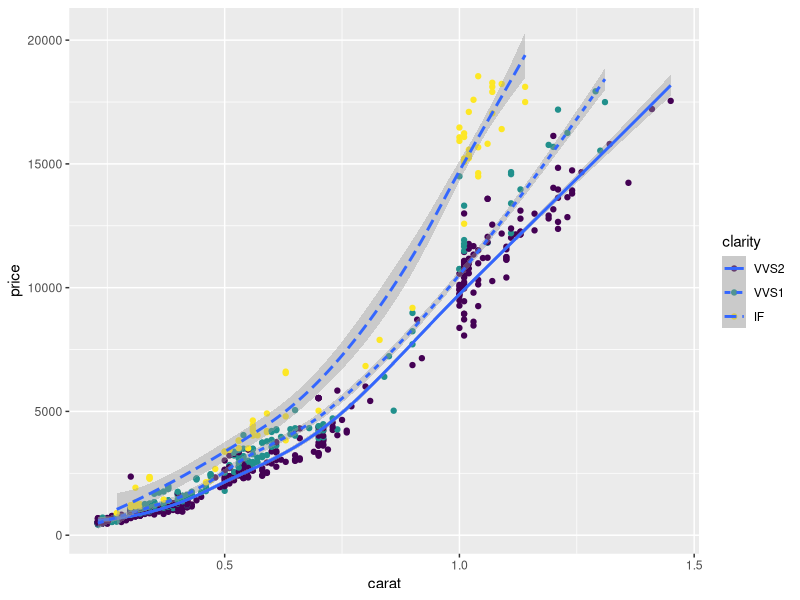

Write R code to recreate this figure.
# demo_sample_regression_plot.R

##

# Load library
library(tidyverse)
View(diamonds)
?diamonds

# Plot and fit price as functions of carat and clarity
diamonds_price_analysis <- select(diamonds, price, carat, color, clarity)
diamonds_price_analysis <- subset(diamonds_price_analysis,
                                  diamonds_price_analysis[,"color"]=="D" &
                                    (diamonds_price_analysis[,"clarity"]=="IF" |
                                       diamonds_price_analysis[,"clarity"]=="VVS1" |
                                       diamonds_price_analysis[,"clarity"]=="VVS2"))
diamonds_price_analysis_group_by_carat <- group_by(diamonds_price_analysis, carat)
ggplot(data = diamonds_price_analysis_group_by_carat, mapping=aes(x=carat, y=price)) +
  geom_point(mapping = aes(color=clarity)) +
  geom_smooth(mapping = aes(linetype=clarity), se=TRUE)
